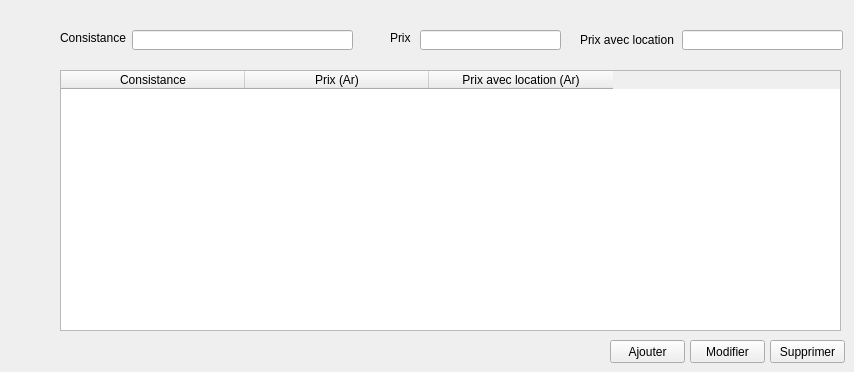
             <widget class="QWidget" name="pageForfParConsistanceParcelle">
              <widget class="QLabel" name="label_13">
               <property name="geometry">
                <rect>
                 <x>60</x>
                 <y>30</y>
                 <width>71</width>
                 <height>16</height>
                </rect>
               </property>
               <property name="text">
                <string>&lt;html&gt;&lt;head/&gt;&lt;body&gt;&lt;p&gt;Consistance&lt;/p&gt;&lt;/body&gt;&lt;/html&gt;</string>
               </property>
              </widget>
              <widget class="QLineEdit" name="lineEdit_9">
               <property name="geometry">
                <rect>
                 <x>132</x>
                 <y>30</y>
                 <width>221</width>
                 <height>20</height>
                </rect>
               </property>
              </widget>
              <widget class="QLabel" name="label_14">
               <property name="geometry">
                <rect>
                 <x>390</x>
                 <y>30</y>
                 <width>41</width>
                 <height>16</height>
                </rect>
               </property>
               <property name="text">
                <string>&lt;html&gt;&lt;head/&gt;&lt;body&gt;&lt;p&gt;Prix&lt;/p&gt;&lt;/body&gt;&lt;/html&gt;</string>
               </property>
              </widget>
              <widget class="QLineEdit" name="lineEdit_10">
               <property name="geometry">
                <rect>
                 <x>420</x>
                 <y>30</y>
                 <width>141</width>
                 <height>20</height>
                </rect>
               </property>
              </widget>
              <widget class="QLabel" name="label_15">
               <property name="geometry">
                <rect>
                 <x>580</x>
                 <y>30</y>
                 <width>111</width>
                 <height>20</height>
                </rect>
               </property>
               <property name="text">
                <string>&lt;html&gt;&lt;head/&gt;&lt;body&gt;&lt;p&gt;Prix avec location&lt;/p&gt;&lt;/body&gt;&lt;/html&gt;</string>
               </property>
              </widget>
              <widget class="QLineEdit" name="lineEdit_11">
               <property name="geometry">
                <rect>
                 <x>682</x>
                 <y>30</y>
                 <width>161</width>
                 <height>20</height>
                </rect>
               </property>
              </widget>
              <widget class="QTableWidget" name="tableWidget_2">
               <property name="geometry">
                <rect>
                 <x>60</x>
                 <y>70</y>
                 <width>781</width>
                 <height>261</height>
                </rect>
               </property>
               <attribute name="horizontalHeaderDefaultSectionSize">
                <number>184</number>
               </attribute>
               <column>
                <property name="text">
                 <string notr="true">Consistance</string>
                </property>
               </column>
               <column>
                <property name="text">
                 <string notr="true">Prix (Ar)</string>
                </property>
               </column>
               <column>
                <property name="text">
                 <string notr="true">Prix avec location (Ar)</string>
                </property>
               </column>
              </widget>
              <widget class="QPushButton" name="pushButton_4">
               <property name="geometry">
                <rect>
                 <x>690</x>
                 <y>340</y>
                 <width>75</width>
                 <height>23</height>
                </rect>
               </property>
               <property name="text">
                <string>Modifier</string>
               </property>
              </widget>
              <widget class="QPushButton" name="pushButton_5">
               <property name="geometry">
                <rect>
                 <x>610</x>
                 <y>340</y>
                 <width>75</width>
                 <height>23</height>
                </rect>
               </property>
               <property name="text">
                <string>Ajouter</string>
               </property>
              </widget>
              <widget class="QPushButton" name="pushButton_6">
               <property name="geometry">
                <rect>
                 <x>770</x>
                 <y>340</y>
                 <width>75</width>
                 <height>23</height>
                </rect>
               </property>
               <property name="text">
                <string>Supprimer</string>
               </property>
              </widget>
             </widget>
